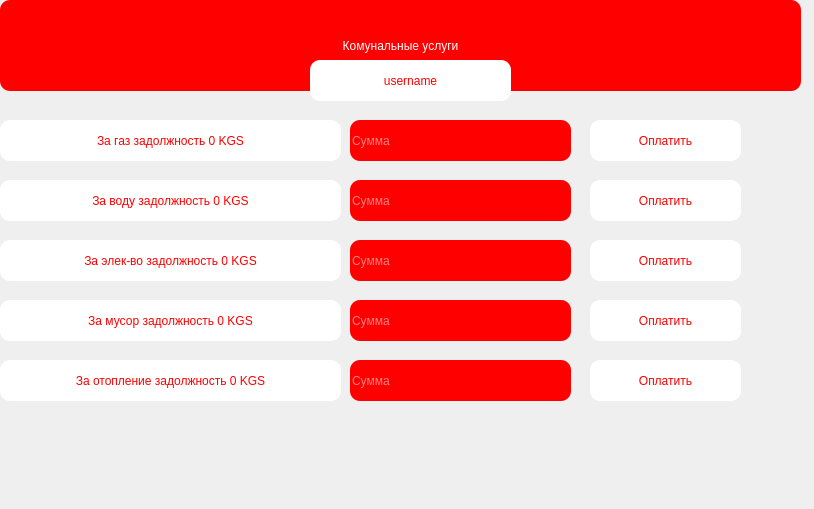
<?xml version="1.0" encoding="UTF-8"?>
<ui version="4.0">
 <class>Form</class>
 <widget class="QWidget" name="Form">
  <property name="geometry">
   <rect>
    <x>0</x>
    <y>0</y>
    <width>814</width>
    <height>509</height>
   </rect>
  </property>
  <property name="windowTitle">
   <string>Form</string>
  </property>
  <widget class="QLabel" name="label">
   <property name="geometry">
    <rect>
     <x>0</x>
     <y>0</y>
     <width>801</width>
     <height>91</height>
    </rect>
   </property>
   <property name="styleSheet">
    <string notr="true">font: 17pt &quot;Yu Gothic UI Semibold&quot;;
color: white;
background-color: red;
border-radius: 10px;</string>
   </property>
   <property name="text">
    <string>Комунальные услуги</string>
   </property>
   <property name="alignment">
    <set>Qt::AlignCenter</set>
   </property>
  </widget>
  <widget class="QLineEdit" name="amount">
   <property name="geometry">
    <rect>
     <x>350</x>
     <y>120</y>
     <width>221</width>
     <height>41</height>
    </rect>
   </property>
   <property name="styleSheet">
    <string notr="true">font: 17pt &quot;Yu Gothic UI Semibold&quot;;
color: white;
background-color: red;
border-radius: 10px;</string>
   </property>
   <property name="placeholderText">
    <string>Сумма</string>
   </property>
  </widget>
  <widget class="QPushButton" name="send">
   <property name="geometry">
    <rect>
     <x>590</x>
     <y>120</y>
     <width>151</width>
     <height>41</height>
    </rect>
   </property>
   <property name="styleSheet">
    <string notr="true">font: 14pt &quot;Yu Gothic UI Semibold&quot;;
color: red;
background-color: white;
border-radius: 10px;</string>
   </property>
   <property name="text">
    <string>Оплатить</string>
   </property>
  </widget>
  <widget class="QLabel" name="username">
   <property name="geometry">
    <rect>
     <x>310</x>
     <y>60</y>
     <width>201</width>
     <height>41</height>
    </rect>
   </property>
   <property name="styleSheet">
    <string notr="true">font: 14pt &quot;Yu Gothic UI Semibold&quot;;
color: red;
background-color: white;
border-radius: 10px;</string>
   </property>
   <property name="text">
    <string>username</string>
   </property>
   <property name="alignment">
    <set>Qt::AlignCenter</set>
   </property>
  </widget>
  <widget class="QLabel" name="result">
   <property name="geometry">
    <rect>
     <x>0</x>
     <y>120</y>
     <width>341</width>
     <height>41</height>
    </rect>
   </property>
   <property name="styleSheet">
    <string notr="true">font: 14pt &quot;Yu Gothic UI Semibold&quot;;
color: red;
background-color: white;
border-radius: 10px;</string>
   </property>
   <property name="text">
    <string>За газ задолжность 0 KGS</string>
   </property>
   <property name="alignment">
    <set>Qt::AlignCenter</set>
   </property>
  </widget>
  <widget class="QLabel" name="result_2">
   <property name="geometry">
    <rect>
     <x>0</x>
     <y>180</y>
     <width>341</width>
     <height>41</height>
    </rect>
   </property>
   <property name="styleSheet">
    <string notr="true">font: 14pt &quot;Yu Gothic UI Semibold&quot;;
color: red;
background-color: white;
border-radius: 10px;</string>
   </property>
   <property name="text">
    <string>За воду задолжность 0 KGS</string>
   </property>
   <property name="alignment">
    <set>Qt::AlignCenter</set>
   </property>
  </widget>
  <widget class="QLineEdit" name="amount_2">
   <property name="geometry">
    <rect>
     <x>350</x>
     <y>180</y>
     <width>221</width>
     <height>41</height>
    </rect>
   </property>
   <property name="styleSheet">
    <string notr="true">font: 17pt &quot;Yu Gothic UI Semibold&quot;;
color: white;
background-color: red;
border-radius: 10px;</string>
   </property>
   <property name="placeholderText">
    <string>Сумма</string>
   </property>
  </widget>
  <widget class="QPushButton" name="send_2">
   <property name="geometry">
    <rect>
     <x>590</x>
     <y>180</y>
     <width>151</width>
     <height>41</height>
    </rect>
   </property>
   <property name="styleSheet">
    <string notr="true">font: 14pt &quot;Yu Gothic UI Semibold&quot;;
color: red;
background-color: white;
border-radius: 10px;</string>
   </property>
   <property name="text">
    <string>Оплатить</string>
   </property>
  </widget>
  <widget class="QLabel" name="result_3">
   <property name="geometry">
    <rect>
     <x>0</x>
     <y>240</y>
     <width>341</width>
     <height>41</height>
    </rect>
   </property>
   <property name="styleSheet">
    <string notr="true">font: 14pt &quot;Yu Gothic UI Semibold&quot;;
color: red;
background-color: white;
border-radius: 10px;</string>
   </property>
   <property name="text">
    <string>За элек-во задолжность 0 KGS</string>
   </property>
   <property name="alignment">
    <set>Qt::AlignCenter</set>
   </property>
  </widget>
  <widget class="QLabel" name="result_4">
   <property name="geometry">
    <rect>
     <x>0</x>
     <y>300</y>
     <width>341</width>
     <height>41</height>
    </rect>
   </property>
   <property name="styleSheet">
    <string notr="true">font: 14pt &quot;Yu Gothic UI Semibold&quot;;
color: red;
background-color: white;
border-radius: 10px;</string>
   </property>
   <property name="text">
    <string>За мусор задолжность 0 KGS</string>
   </property>
   <property name="alignment">
    <set>Qt::AlignCenter</set>
   </property>
  </widget>
  <widget class="QLabel" name="result_5">
   <property name="geometry">
    <rect>
     <x>0</x>
     <y>360</y>
     <width>341</width>
     <height>41</height>
    </rect>
   </property>
   <property name="styleSheet">
    <string notr="true">font: 14pt &quot;Yu Gothic UI Semibold&quot;;
color: red;
background-color: white;
border-radius: 10px;</string>
   </property>
   <property name="text">
    <string>За отопление задолжность 0 KGS</string>
   </property>
   <property name="alignment">
    <set>Qt::AlignCenter</set>
   </property>
  </widget>
  <widget class="QLineEdit" name="amount_3">
   <property name="geometry">
    <rect>
     <x>350</x>
     <y>240</y>
     <width>221</width>
     <height>41</height>
    </rect>
   </property>
   <property name="styleSheet">
    <string notr="true">font: 17pt &quot;Yu Gothic UI Semibold&quot;;
color: white;
background-color: red;
border-radius: 10px;</string>
   </property>
   <property name="placeholderText">
    <string>Сумма</string>
   </property>
  </widget>
  <widget class="QLineEdit" name="amount_4">
   <property name="geometry">
    <rect>
     <x>350</x>
     <y>300</y>
     <width>221</width>
     <height>41</height>
    </rect>
   </property>
   <property name="styleSheet">
    <string notr="true">font: 17pt &quot;Yu Gothic UI Semibold&quot;;
color: white;
background-color: red;
border-radius: 10px;</string>
   </property>
   <property name="placeholderText">
    <string>Сумма</string>
   </property>
  </widget>
  <widget class="QLineEdit" name="amount_5">
   <property name="geometry">
    <rect>
     <x>350</x>
     <y>360</y>
     <width>221</width>
     <height>41</height>
    </rect>
   </property>
   <property name="styleSheet">
    <string notr="true">font: 17pt &quot;Yu Gothic UI Semibold&quot;;
color: white;
background-color: red;
border-radius: 10px;</string>
   </property>
   <property name="placeholderText">
    <string>Сумма</string>
   </property>
  </widget>
  <widget class="QPushButton" name="send_4">
   <property name="geometry">
    <rect>
     <x>590</x>
     <y>240</y>
     <width>151</width>
     <height>41</height>
    </rect>
   </property>
   <property name="styleSheet">
    <string notr="true">font: 14pt &quot;Yu Gothic UI Semibold&quot;;
color: red;
background-color: white;
border-radius: 10px;</string>
   </property>
   <property name="text">
    <string>Оплатить</string>
   </property>
  </widget>
  <widget class="QPushButton" name="send_5">
   <property name="geometry">
    <rect>
     <x>590</x>
     <y>300</y>
     <width>151</width>
     <height>41</height>
    </rect>
   </property>
   <property name="styleSheet">
    <string notr="true">font: 14pt &quot;Yu Gothic UI Semibold&quot;;
color: red;
background-color: white;
border-radius: 10px;</string>
   </property>
   <property name="text">
    <string>Оплатить</string>
   </property>
  </widget>
  <widget class="QPushButton" name="send_6">
   <property name="geometry">
    <rect>
     <x>590</x>
     <y>360</y>
     <width>151</width>
     <height>41</height>
    </rect>
   </property>
   <property name="styleSheet">
    <string notr="true">font: 14pt &quot;Yu Gothic UI Semibold&quot;;
color: red;
background-color: white;
border-radius: 10px;</string>
   </property>
   <property name="text">
    <string>Оплатить</string>
   </property>
  </widget>
 </widget>
 <resources/>
 <connections/>
</ui>
